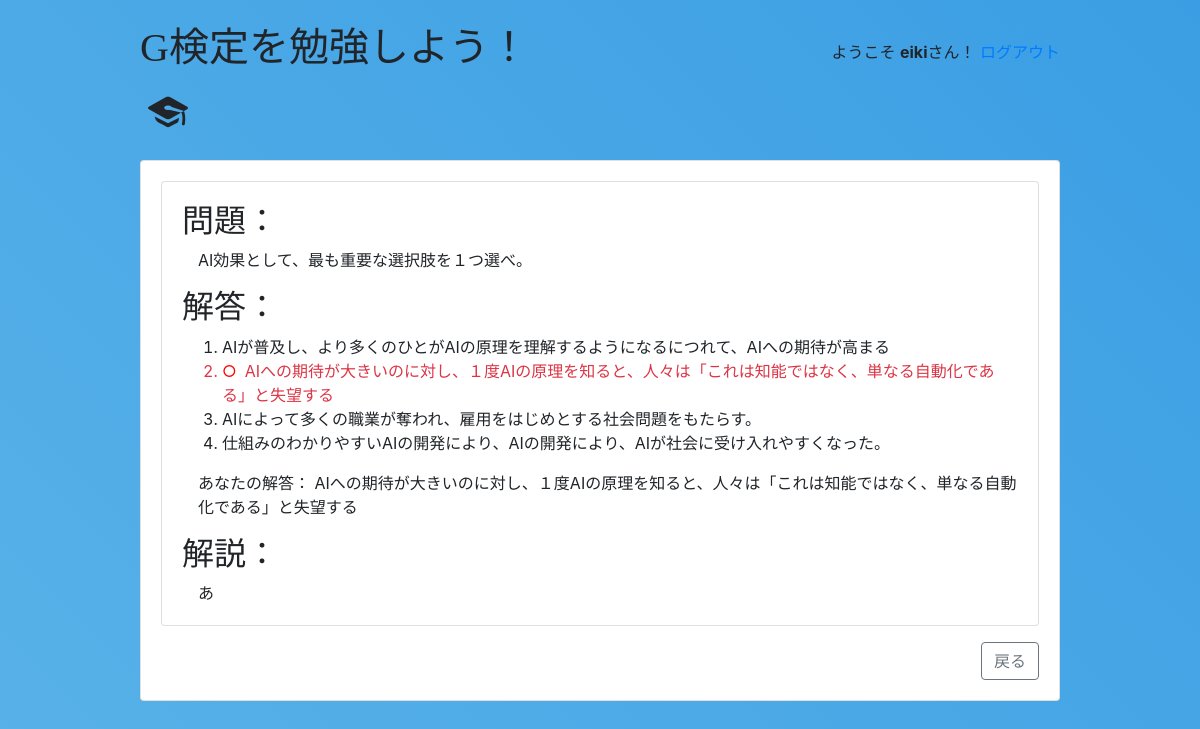
Screenshot of /students/quiz/1/explanation/1/ (signed in) with the database file from the repository.
### classroom/models.py (models this page shows, shortened)
class User(AbstractUser):
    is_student = models.BooleanField(default=False)
    is_teacher = models.BooleanField(default=False)

class Explanation(models.Model):
    question = models.OneToOneField(
        Question, on_delete=models.CASCADE, related_name='explanation')
    text = models.TextField()

class Question(models.Model):
    quiz = models.ForeignKey(
        Quiz, on_delete=models.CASCADE, related_name='questions')
    text = models.CharField('Question', max_length=255)

class Answer(models.Model):
    question = models.ForeignKey(
        Question, on_delete=models.CASCADE, related_name='answers')
    text = models.CharField('Answer', max_length=255)
    is_correct = models.BooleanField('Correct answer', default=False)
    def __str__(self):
        return self.text

class StudentAnswer(models.Model):
    challenge_num = models.IntegerField(default=1)
    student = models.ForeignKey(
        Student, on_delete=models.CASCADE, related_name='quiz_answers')
    answer = models.ForeignKey(
        Answer, on_delete=models.CASCADE, related_name='+')

### classroom/views/students.py (the view)
class ExplanationDetailView(StudentRequiredMixin, DetailView):
    model = Question
    context_object_name = 'explanation'
    template_name = 'classroom/students/explanations_detail.html'
    def get_object(self, queryset=None):
        question = Question.objects.get(
            pk=self.kwargs['question_pk'])
        if hasattr(question, 'explanation'):
            return question.explanation
        return None

### classroom/mixins.py (called while the page is built)
    def test_func(self):
        return self.request.user.is_authenticated and self.request.user.is_student

### classroom/templatetags/common_tags.py (called while the page is built)
@register.simple_tag
def get_latest_answer(student: Student, question: Question):
    return student.quiz_answers.filter(answer__question=question).order_by('-challenge_num').first()

### classroom/templates/classroom/students/explanations_detail.html (shortened to what this page needs)
{% extends 'base.html' %}
{% load common_tags %}
{% block content %}
  <div class="card">
    <div class="card-body">
      <div>
        <div class="mb-3">
          <h2>
            問題：
          </h2>
          <div style="margin-left: 1em;">
            {{ explanation.question.text }}
          </div>
        </div>
        <div class="mb-3">
          <h2>
            解答：
          </h2>
          <div>
            <ol>
              {% for answer in explanation.question.answers.all %}
                <li {% if answer.is_correct %}class="correct text-danger"{% endif %}>{{answer}}</li>
              {% endfor %}
            </ol>
          </div>
          <div class="mb-3" style="margin-left: 1em;">
            {% get_latest_answer request.user.student explanation.question as student_answer %}
            あなたの解答： {{ student_answer.answer.text }}
          </div>
        </div>
        <div>
          <h2>
            解説：
          </h2>
          <div class="mx-3">
            {{ explanation.text }}
          </div>
        </div>
      </div>
    </div>
  </div>
  <div>
    <a href="{% url "students:quiz_explanation" explanation.question.quiz.pk %}" class="btn btn-outline-secondary float-right mt-3" role="button" style="margin-left: auto;">戻る</a>
  </div>
{% endblock %}

### templates/base.html (shortened to what this page needs)
{% load static %}
<!doctype html>
<html lang="ja">
  <head>
    <link rel="stylesheet" href="https://maxcdn.bootstrapcdn.com/bootstrap/4.0.0/css/bootstrap.min.css">
    <link rel="stylesheet" type="text/css" href="{% static 'vendor/fontello-2f186091/css/fontello.css' %}">
    <link rel="stylesheet" type="text/css" href="{% static 'css/app.css' %}">
    {% if user.is_authenticated and user.is_teacher %}
      <link rel="stylesheet" type="text/css" href="{% static 'css/teachers.css' %}">
    {% else %}
      <link rel="stylesheet" type="text/css" href="{% static 'css/students.css' %}">
    {% endif %}
  </head>
  <body>
    <div class="container my-4">
      <div class="row justify-content-center">
        <div class="col-md-10 col-sm-12">
          <div class="row">
            <div class="col-6">
              <h1 class="logo">
                <a href="{% url 'home' %}">
                  G検定を勉強しよう！
                  {% if user.is_authenticated %}
                    {% if user.is_teacher %}
                      <span class="icon-feather" data-toggle="tooltip" data-placement="right" title="Teacher profile"></span>
                    {% else %}
                      <span class="icon-graduation-cap" data-toggle="tooltip" data-placement="right" title="Student profile"></span>
                    {% endif %}
                  {% endif %}
                </a>
              </h1>
            </div>
            <div class="col-6 text-right">
              {% if user.is_authenticated %}
                <p class="pt-3">ようこそ <strong>{{ user.username }}</strong>さん！ <a href="{% url 'logout' %}">ログアウト</a></p>
              {% else %}
                <a href="{% url 'login' %}" class="btn btn-light" role="button">ログイン</a>
                <a href="{% url 'signup' %}" class="btn btn-primary" role="button">サイン</a>
              {% endif %}
            </div>
          </div>
          <div class="card mb-3">
            <div class="card-body">
              {% block content %}
              {% endblock %}
            </div>
          </div>
        </div>
      </div>
    </div>
  </body>
</html>

### static/css/app.css (style rules this page uses)
.logo { font-family: 'Clicker Script', cursive; }
.logo a { color: #212529; text-decoration: none; }

### static/css/students.css (style rules this page uses)
body { background: linear-gradient(45deg, #42A5E2, #58B1E8, #0B7FDD, #46F1EB); background-size: 800% 800%; animation: GradientBackground 10s ease infinite; }

### classroom/templates/classroom/students/explanations_detail.html (style rules this page uses)
li.correct::before { content: "○"; color: red; margin-right: 0.5rem; }

### rows the page displays
User: username "eiki"
Explanation: question.text "AI効果として、最も重要な選択肢を１つ選べ。", text "あ"
Answer: text "AIが普及し、より多くのひとがAIの原理を理解するようになるにつれて、AIへの期待が高まる"
Answer: text "AIへの期待が大きいのに対し、１度AIの原理を知ると、人々は「これは知能ではなく、単なる自動化である」と失望する"
Answer: text "AIによって多くの職業が奪われ、雇用をはじめとする社会問題をもたらす。"
Answer: text "仕組みのわかりやすいAIの開発により、AIの開発により、AIが社会に受け入れやすくなった。"
StudentAnswer: answer.text "AIへの期待が大きいのに対し、１度AIの原理を知ると、人々は「これは知能ではなく、単なる自動化である」と失望する"
